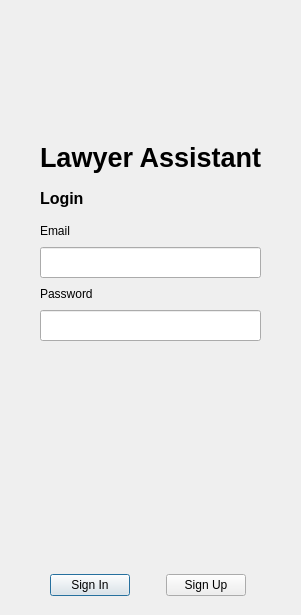
<?xml version="1.0" encoding="UTF-8"?>
<ui version="4.0">
 <class>loginAndSignUpDialog</class>
 <widget class="QDialog" name="loginAndSignUpDialog">
  <property name="geometry">
   <rect>
    <x>0</x>
    <y>0</y>
    <width>301</width>
    <height>615</height>
   </rect>
  </property>
  <property name="maximumSize">
   <size>
    <width>10000000</width>
    <height>10000000</height>
   </size>
  </property>
  <property name="windowTitle">
   <string>loginAndSignUpDialog</string>
  </property>
  <widget class="QStackedWidget" name="stackedWidget">
   <property name="geometry">
    <rect>
     <x>20</x>
     <y>-10</y>
     <width>261</width>
     <height>571</height>
    </rect>
   </property>
   <property name="currentIndex">
    <number>0</number>
   </property>
   <widget class="QWidget" name="loginPage">
    <widget class="QWidget" name="layoutWidget">
     <property name="geometry">
      <rect>
       <x>20</x>
       <y>110</y>
       <width>264</width>
       <height>241</height>
      </rect>
     </property>
     <layout class="QVBoxLayout" name="verticalLayout_2">
      <item>
       <layout class="QVBoxLayout" name="emailVLayoutLogIn">
        <property name="sizeConstraint">
         <enum>QLayout::SetDefaultConstraint</enum>
        </property>
        <item>
         <widget class="QLabel" name="logoPic">
          <property name="text">
           <string/>
          </property>
         </widget>
        </item>
        <item>
         <widget class="QLabel" name="label_3">
          <property name="font">
           <font>
            <pointsize>20</pointsize>
            <bold>true</bold>
           </font>
          </property>
          <property name="text">
           <string>Lawyer Assistant</string>
          </property>
         </widget>
        </item>
        <item>
         <widget class="QLabel" name="label">
          <property name="font">
           <font>
            <pointsize>12</pointsize>
            <bold>true</bold>
           </font>
          </property>
          <property name="text">
           <string>Login</string>
          </property>
         </widget>
        </item>
        <item>
         <widget class="QLabel" name="emailLabelLogIn">
          <property name="sizePolicy">
           <sizepolicy hsizetype="Fixed" vsizetype="Fixed">
            <horstretch>0</horstretch>
            <verstretch>0</verstretch>
           </sizepolicy>
          </property>
          <property name="minimumSize">
           <size>
            <width>81</width>
            <height>20</height>
           </size>
          </property>
          <property name="maximumSize">
           <size>
            <width>81</width>
            <height>20</height>
           </size>
          </property>
          <property name="text">
           <string>Email</string>
          </property>
         </widget>
        </item>
        <item>
         <widget class="QLineEdit" name="emailLineEditLogIn">
          <property name="minimumSize">
           <size>
            <width>221</width>
            <height>31</height>
           </size>
          </property>
          <property name="maximumSize">
           <size>
            <width>221</width>
            <height>31</height>
           </size>
          </property>
         </widget>
        </item>
       </layout>
      </item>
      <item>
       <layout class="QVBoxLayout" name="passwordVLayoutLogIn">
        <item>
         <widget class="QLabel" name="passwordLabelLogIn">
          <property name="minimumSize">
           <size>
            <width>63</width>
            <height>20</height>
           </size>
          </property>
          <property name="maximumSize">
           <size>
            <width>63</width>
            <height>20</height>
           </size>
          </property>
          <property name="text">
           <string>Password</string>
          </property>
         </widget>
        </item>
        <item>
         <widget class="QLineEdit" name="passwordLineEditLogIn">
          <property name="minimumSize">
           <size>
            <width>221</width>
            <height>31</height>
           </size>
          </property>
          <property name="maximumSize">
           <size>
            <width>211</width>
            <height>31</height>
           </size>
          </property>
         </widget>
        </item>
       </layout>
      </item>
     </layout>
    </widget>
   </widget>
   <widget class="QWidget" name="signUpPage">
    <widget class="QWidget" name="layoutWidget">
     <property name="geometry">
      <rect>
       <x>10</x>
       <y>30</y>
       <width>225</width>
       <height>562</height>
      </rect>
     </property>
     <layout class="QVBoxLayout" name="verticalLayout">
      <property name="sizeConstraint">
       <enum>QLayout::SetFixedSize</enum>
      </property>
      <item>
       <layout class="QVBoxLayout" name="firstNameVLayout">
        <property name="sizeConstraint">
         <enum>QLayout::SetMinimumSize</enum>
        </property>
        <item>
         <widget class="QLabel" name="label_2">
          <property name="font">
           <font>
            <pointsize>12</pointsize>
            <bold>true</bold>
           </font>
          </property>
          <property name="text">
           <string>Sign Up</string>
          </property>
         </widget>
        </item>
        <item>
         <widget class="QLabel" name="firstNameLabel">
          <property name="sizePolicy">
           <sizepolicy hsizetype="Fixed" vsizetype="Fixed">
            <horstretch>0</horstretch>
            <verstretch>0</verstretch>
           </sizepolicy>
          </property>
          <property name="minimumSize">
           <size>
            <width>81</width>
            <height>20</height>
           </size>
          </property>
          <property name="maximumSize">
           <size>
            <width>81</width>
            <height>20</height>
           </size>
          </property>
          <property name="text">
           <string>First Name</string>
          </property>
         </widget>
        </item>
        <item>
         <widget class="QLineEdit" name="firstNameLineEdit">
          <property name="minimumSize">
           <size>
            <width>221</width>
            <height>31</height>
           </size>
          </property>
          <property name="maximumSize">
           <size>
            <width>221</width>
            <height>31</height>
           </size>
          </property>
         </widget>
        </item>
       </layout>
      </item>
      <item>
       <layout class="QVBoxLayout" name="lastNameVLayout">
        <item>
         <widget class="QLabel" name="lastNameLabel">
          <property name="sizePolicy">
           <sizepolicy hsizetype="Fixed" vsizetype="Fixed">
            <horstretch>0</horstretch>
            <verstretch>0</verstretch>
           </sizepolicy>
          </property>
          <property name="minimumSize">
           <size>
            <width>81</width>
            <height>20</height>
           </size>
          </property>
          <property name="maximumSize">
           <size>
            <width>81</width>
            <height>20</height>
           </size>
          </property>
          <property name="text">
           <string>Last Name</string>
          </property>
         </widget>
        </item>
        <item>
         <widget class="QLineEdit" name="lastNameLineEdit">
          <property name="minimumSize">
           <size>
            <width>221</width>
            <height>31</height>
           </size>
          </property>
          <property name="maximumSize">
           <size>
            <width>221</width>
            <height>31</height>
           </size>
          </property>
         </widget>
        </item>
       </layout>
      </item>
      <item>
       <layout class="QVBoxLayout" name="emailVlayout">
        <item>
         <widget class="QLabel" name="emailLabelSignUp">
          <property name="sizePolicy">
           <sizepolicy hsizetype="Fixed" vsizetype="Fixed">
            <horstretch>0</horstretch>
            <verstretch>0</verstretch>
           </sizepolicy>
          </property>
          <property name="minimumSize">
           <size>
            <width>81</width>
            <height>20</height>
           </size>
          </property>
          <property name="maximumSize">
           <size>
            <width>81</width>
            <height>20</height>
           </size>
          </property>
          <property name="text">
           <string>Email</string>
          </property>
         </widget>
        </item>
        <item>
         <widget class="QLineEdit" name="emailTextEditSignUp">
          <property name="minimumSize">
           <size>
            <width>221</width>
            <height>31</height>
           </size>
          </property>
          <property name="maximumSize">
           <size>
            <width>221</width>
            <height>31</height>
           </size>
          </property>
         </widget>
        </item>
       </layout>
      </item>
      <item>
       <layout class="QVBoxLayout" name="jobTitleVLayout">
        <item>
         <widget class="QLabel" name="jobTitleLabel">
          <property name="sizePolicy">
           <sizepolicy hsizetype="Fixed" vsizetype="Fixed">
            <horstretch>0</horstretch>
            <verstretch>0</verstretch>
           </sizepolicy>
          </property>
          <property name="minimumSize">
           <size>
            <width>130</width>
            <height>20</height>
           </size>
          </property>
          <property name="maximumSize">
           <size>
            <width>130</width>
            <height>20</height>
           </size>
          </property>
          <property name="text">
           <string>Job Title</string>
          </property>
         </widget>
        </item>
        <item>
         <widget class="QLineEdit" name="jobTitleLineEdit">
          <property name="sizePolicy">
           <sizepolicy hsizetype="Fixed" vsizetype="Fixed">
            <horstretch>0</horstretch>
            <verstretch>0</verstretch>
           </sizepolicy>
          </property>
          <property name="minimumSize">
           <size>
            <width>221</width>
            <height>31</height>
           </size>
          </property>
         </widget>
        </item>
       </layout>
      </item>
      <item>
       <layout class="QVBoxLayout" name="passwordVLayoutSignUp">
        <item>
         <widget class="QLabel" name="passwordLabelSignUp">
          <property name="sizePolicy">
           <sizepolicy hsizetype="Fixed" vsizetype="Fixed">
            <horstretch>0</horstretch>
            <verstretch>0</verstretch>
           </sizepolicy>
          </property>
          <property name="minimumSize">
           <size>
            <width>63</width>
            <height>20</height>
           </size>
          </property>
          <property name="maximumSize">
           <size>
            <width>63</width>
            <height>20</height>
           </size>
          </property>
          <property name="text">
           <string>Password</string>
          </property>
         </widget>
        </item>
        <item>
         <widget class="QLineEdit" name="passwordLineEditSignUp">
          <property name="sizePolicy">
           <sizepolicy hsizetype="Fixed" vsizetype="Fixed">
            <horstretch>0</horstretch>
            <verstretch>0</verstretch>
           </sizepolicy>
          </property>
          <property name="minimumSize">
           <size>
            <width>221</width>
            <height>31</height>
           </size>
          </property>
         </widget>
        </item>
       </layout>
      </item>
      <item>
       <layout class="QVBoxLayout" name="confirmPasswordVLayout">
        <item>
         <widget class="QLabel" name="confirmPasswordLabel">
          <property name="sizePolicy">
           <sizepolicy hsizetype="Fixed" vsizetype="Fixed">
            <horstretch>0</horstretch>
            <verstretch>0</verstretch>
           </sizepolicy>
          </property>
          <property name="minimumSize">
           <size>
            <width>130</width>
            <height>20</height>
           </size>
          </property>
          <property name="maximumSize">
           <size>
            <width>130</width>
            <height>20</height>
           </size>
          </property>
          <property name="text">
           <string>Confirm Password</string>
          </property>
         </widget>
        </item>
        <item>
         <widget class="QLineEdit" name="confirmPasswordLineEdit">
          <property name="sizePolicy">
           <sizepolicy hsizetype="Fixed" vsizetype="Fixed">
            <horstretch>0</horstretch>
            <verstretch>0</verstretch>
           </sizepolicy>
          </property>
          <property name="minimumSize">
           <size>
            <width>221</width>
            <height>31</height>
           </size>
          </property>
         </widget>
        </item>
       </layout>
      </item>
      <item>
       <layout class="QVBoxLayout" name="comboBoxVLayout">
        <item>
         <widget class="QLabel" name="comboBoxLabel">
          <property name="sizePolicy">
           <sizepolicy hsizetype="Fixed" vsizetype="Fixed">
            <horstretch>0</horstretch>
            <verstretch>0</verstretch>
           </sizepolicy>
          </property>
          <property name="text">
           <string>Role</string>
          </property>
         </widget>
        </item>
        <item>
         <widget class="QComboBox" name="comboBox">
          <property name="sizePolicy">
           <sizepolicy hsizetype="Expanding" vsizetype="Fixed">
            <horstretch>0</horstretch>
            <verstretch>0</verstretch>
           </sizepolicy>
          </property>
          <item>
           <property name="text">
            <string>Lawyer</string>
           </property>
          </item>
          <item>
           <property name="text">
            <string>Supervisor</string>
           </property>
          </item>
         </widget>
        </item>
       </layout>
      </item>
      <item>
       <layout class="QVBoxLayout" name="supervisorVLayout">
        <item>
         <widget class="QLabel" name="supervisorLabel">
          <property name="sizePolicy">
           <sizepolicy hsizetype="Fixed" vsizetype="Fixed">
            <horstretch>0</horstretch>
            <verstretch>0</verstretch>
           </sizepolicy>
          </property>
          <property name="minimumSize">
           <size>
            <width>80</width>
            <height>20</height>
           </size>
          </property>
          <property name="maximumSize">
           <size>
            <width>80</width>
            <height>20</height>
           </size>
          </property>
          <property name="text">
           <string>Supervisor</string>
          </property>
         </widget>
        </item>
        <item>
         <widget class="QLineEdit" name="supervisorLineEdit">
          <property name="minimumSize">
           <size>
            <width>221</width>
            <height>31</height>
           </size>
          </property>
          <property name="maximumSize">
           <size>
            <width>221</width>
            <height>31</height>
           </size>
          </property>
         </widget>
        </item>
       </layout>
      </item>
     </layout>
    </widget>
   </widget>
  </widget>
  <widget class="QWidget" name="layoutWidget">
   <property name="geometry">
    <rect>
     <x>50</x>
     <y>570</y>
     <width>196</width>
     <height>31</height>
    </rect>
   </property>
   <layout class="QHBoxLayout" name="loginAndSignUpButtonsLayout">
    <property name="spacing">
     <number>7</number>
    </property>
    <item>
     <widget class="QPushButton" name="loginButton">
      <property name="text">
       <string>Sign In</string>
      </property>
     </widget>
    </item>
    <item>
     <spacer name="loginAndSignUpHSpacer">
      <property name="orientation">
       <enum>Qt::Horizontal</enum>
      </property>
      <property name="sizeHint" stdset="0">
       <size>
        <width>20</width>
        <height>20</height>
       </size>
      </property>
     </spacer>
    </item>
    <item>
     <widget class="QPushButton" name="signUpButton">
      <property name="text">
       <string>Sign Up</string>
      </property>
     </widget>
    </item>
   </layout>
  </widget>
 </widget>
 <resources/>
 <connections/>
</ui>
